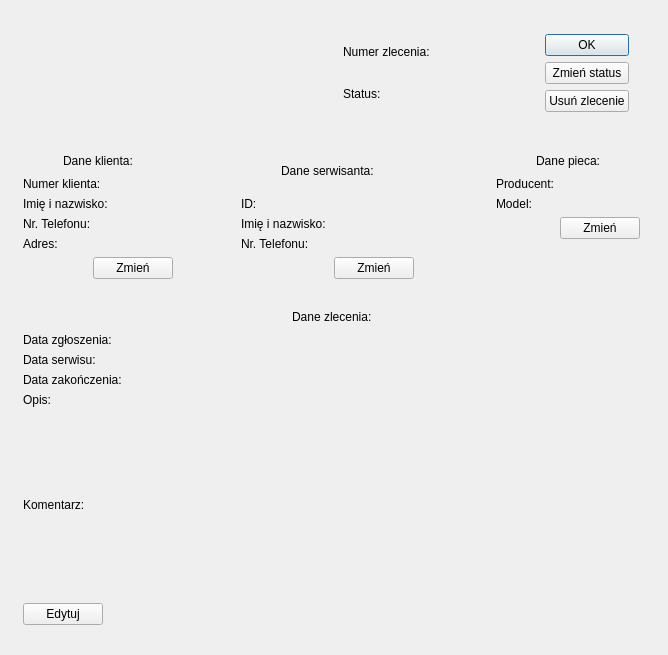
<?xml version="1.0" encoding="UTF-8"?>
<ui version="4.0">
 <class>jobDetailsDialogClass</class>
 <widget class="QDialog" name="jobDetailsDialogClass">
  <property name="geometry">
   <rect>
    <x>0</x>
    <y>0</y>
    <width>668</width>
    <height>655</height>
   </rect>
  </property>
  <property name="windowTitle">
   <string>jobDetailsDialog</string>
  </property>
  <widget class="QWidget" name="layoutWidget">
   <property name="geometry">
    <rect>
     <x>1</x>
     <y>1</y>
     <width>661</width>
     <height>646</height>
    </rect>
   </property>
   <layout class="QGridLayout" name="gridLayout_3">
    <item row="0" column="0">
     <layout class="QVBoxLayout" name="verticalLayout_5">
      <item>
       <widget class="QFrame" name="jobStatusFrame">
        <layout class="QHBoxLayout" name="horizontalLayout_12">
         <item>
          <spacer name="horizontalSpacer_16">
           <property name="orientation">
            <enum>Qt::Orientation::Horizontal</enum>
           </property>
           <property name="sizeHint" stdset="0">
            <size>
             <width>40</width>
             <height>20</height>
            </size>
           </property>
          </spacer>
         </item>
         <item>
          <widget class="QFrame" name="frame">
           <layout class="QHBoxLayout" name="horizontalLayout_11">
            <item>
             <layout class="QGridLayout" name="gridLayout">
              <item row="0" column="0" colspan="2">
               <widget class="QLabel" name="label">
                <property name="text">
                 <string>Numer zlecenia:</string>
                </property>
               </widget>
              </item>
              <item row="0" column="2">
               <widget class="QLabel" name="jobIdLabel">
                <property name="text">
                 <string>&lt;brak&gt;</string>
                </property>
               </widget>
              </item>
              <item row="1" column="0">
               <widget class="QLabel" name="label_20">
                <property name="text">
                 <string>Status:</string>
                </property>
               </widget>
              </item>
              <item row="1" column="1" colspan="2">
               <widget class="QLabel" name="jobStatusLabel">
                <property name="text">
                 <string>&lt;brak statusu&gt;</string>
                </property>
               </widget>
              </item>
             </layout>
            </item>
            <item>
             <spacer name="horizontalSpacer_15">
              <property name="orientation">
               <enum>Qt::Orientation::Horizontal</enum>
              </property>
              <property name="sizeHint" stdset="0">
               <size>
                <width>40</width>
                <height>20</height>
               </size>
              </property>
             </spacer>
            </item>
            <item>
             <layout class="QGridLayout" name="gridLayout_2">
              <item row="0" column="0">
               <widget class="QPushButton" name="okButton">
                <property name="text">
                 <string>OK</string>
                </property>
               </widget>
              </item>
              <item row="1" column="0">
               <widget class="QPushButton" name="changeStatusButton">
                <property name="text">
                 <string>Zmień status</string>
                </property>
               </widget>
              </item>
              <item row="2" column="0">
               <widget class="QPushButton" name="deleteButton">
                <property name="text">
                 <string>Usuń zlecenie</string>
                </property>
               </widget>
              </item>
             </layout>
            </item>
           </layout>
          </widget>
         </item>
        </layout>
       </widget>
      </item>
      <item>
       <spacer name="verticalSpacer_2">
        <property name="orientation">
         <enum>Qt::Orientation::Vertical</enum>
        </property>
        <property name="sizeHint" stdset="0">
         <size>
          <width>20</width>
          <height>40</height>
         </size>
        </property>
       </spacer>
      </item>
      <item>
       <layout class="QHBoxLayout" name="horizontalLayout_9">
        <item>
         <layout class="QHBoxLayout" name="horizontalLayout_10">
          <item>
           <widget class="QFrame" name="jobCustomerFrame">
            <layout class="QVBoxLayout" name="verticalLayout">
             <item>
              <layout class="QHBoxLayout" name="horizontalLayout_2">
               <item>
                <spacer name="horizontalSpacer_3">
                 <property name="orientation">
                  <enum>Qt::Orientation::Horizontal</enum>
                 </property>
                 <property name="sizeHint" stdset="0">
                  <size>
                   <width>40</width>
                   <height>20</height>
                  </size>
                 </property>
                </spacer>
               </item>
               <item>
                <widget class="QLabel" name="label_5">
                 <property name="text">
                  <string>Dane klienta:</string>
                 </property>
                </widget>
               </item>
               <item>
                <spacer name="horizontalSpacer_2">
                 <property name="orientation">
                  <enum>Qt::Orientation::Horizontal</enum>
                 </property>
                 <property name="sizeHint" stdset="0">
                  <size>
                   <width>40</width>
                   <height>20</height>
                  </size>
                 </property>
                </spacer>
               </item>
              </layout>
             </item>
             <item>
              <layout class="QFormLayout" name="formLayout_2">
               <item row="0" column="0">
                <widget class="QLabel" name="label_7">
                 <property name="text">
                  <string>Numer klienta:</string>
                 </property>
                </widget>
               </item>
               <item row="0" column="1">
                <widget class="QLabel" name="customerIdLabel">
                 <property name="text">
                  <string>&lt;id klienta&gt;</string>
                 </property>
                </widget>
               </item>
               <item row="1" column="0">
                <widget class="QLabel" name="label_2">
                 <property name="text">
                  <string>Imię i nazwisko:</string>
                 </property>
                </widget>
               </item>
               <item row="1" column="1">
                <widget class="QLabel" name="customerNameLabel">
                 <property name="text">
                  <string>&lt;nazwa klienta&gt;</string>
                 </property>
                </widget>
               </item>
               <item row="2" column="0">
                <widget class="QLabel" name="label_4">
                 <property name="text">
                  <string>Nr. Telefonu:</string>
                 </property>
                </widget>
               </item>
               <item row="2" column="1">
                <widget class="QLabel" name="customerPhoneLabel">
                 <property name="text">
                  <string>&lt;tel. klienta&gt;</string>
                 </property>
                </widget>
               </item>
               <item row="3" column="0">
                <widget class="QLabel" name="label_3">
                 <property name="text">
                  <string>Adres:</string>
                 </property>
                </widget>
               </item>
               <item row="3" column="1">
                <widget class="QLabel" name="customerAddressLabel">
                 <property name="text">
                  <string>&lt;adr. klienta&gt;</string>
                 </property>
                </widget>
               </item>
              </layout>
             </item>
             <item>
              <layout class="QHBoxLayout" name="horizontalLayout">
               <item>
                <spacer name="horizontalSpacer">
                 <property name="orientation">
                  <enum>Qt::Orientation::Horizontal</enum>
                 </property>
                 <property name="sizeHint" stdset="0">
                  <size>
                   <width>40</width>
                   <height>20</height>
                  </size>
                 </property>
                </spacer>
               </item>
               <item>
                <widget class="QPushButton" name="customerChangeButton">
                 <property name="text">
                  <string>Zmień</string>
                 </property>
                </widget>
               </item>
              </layout>
             </item>
            </layout>
           </widget>
          </item>
          <item>
           <spacer name="horizontalSpacer_13">
            <property name="orientation">
             <enum>Qt::Orientation::Horizontal</enum>
            </property>
            <property name="sizeHint" stdset="0">
             <size>
              <width>40</width>
              <height>20</height>
             </size>
            </property>
           </spacer>
          </item>
          <item>
           <widget class="QFrame" name="jobWorkerFrame">
            <layout class="QVBoxLayout" name="verticalLayout_3">
             <item>
              <layout class="QHBoxLayout" name="horizontalLayout_5">
               <item>
                <spacer name="horizontalSpacer_7">
                 <property name="orientation">
                  <enum>Qt::Orientation::Horizontal</enum>
                 </property>
                 <property name="sizeHint" stdset="0">
                  <size>
                   <width>40</width>
                   <height>20</height>
                  </size>
                 </property>
                </spacer>
               </item>
               <item>
                <widget class="QLabel" name="label_12">
                 <property name="text">
                  <string>Dane serwisanta:</string>
                 </property>
                </widget>
               </item>
               <item>
                <spacer name="horizontalSpacer_8">
                 <property name="orientation">
                  <enum>Qt::Orientation::Horizontal</enum>
                 </property>
                 <property name="sizeHint" stdset="0">
                  <size>
                   <width>40</width>
                   <height>20</height>
                  </size>
                 </property>
                </spacer>
               </item>
              </layout>
             </item>
             <item>
              <layout class="QFormLayout" name="formLayout_4">
               <item row="0" column="0">
                <widget class="QLabel" name="label_15">
                 <property name="text">
                  <string>ID:</string>
                 </property>
                </widget>
               </item>
               <item row="0" column="1">
                <widget class="QLabel" name="workerIdLabel">
                 <property name="text">
                  <string>&lt;id serwisanta&gt;</string>
                 </property>
                </widget>
               </item>
               <item row="1" column="0">
                <widget class="QLabel" name="label_13">
                 <property name="text">
                  <string>Imię i nazwisko:</string>
                 </property>
                </widget>
               </item>
               <item row="1" column="1">
                <widget class="QLabel" name="workerNameLabel">
                 <property name="text">
                  <string>&lt;nazwa serwianta&gt;</string>
                 </property>
                </widget>
               </item>
               <item row="2" column="0">
                <widget class="QLabel" name="label_14">
                 <property name="text">
                  <string>Nr. Telefonu:</string>
                 </property>
                </widget>
               </item>
               <item row="2" column="1">
                <widget class="QLabel" name="workerPhoneLabel">
                 <property name="text">
                  <string>&lt;tel. serwisanta&gt;</string>
                 </property>
                </widget>
               </item>
              </layout>
             </item>
             <item>
              <layout class="QHBoxLayout" name="horizontalLayout_6">
               <item>
                <spacer name="horizontalSpacer_9">
                 <property name="orientation">
                  <enum>Qt::Orientation::Horizontal</enum>
                 </property>
                 <property name="sizeHint" stdset="0">
                  <size>
                   <width>40</width>
                   <height>20</height>
                  </size>
                 </property>
                </spacer>
               </item>
               <item>
                <widget class="QPushButton" name="workerChangeButton">
                 <property name="text">
                  <string>Zmień</string>
                 </property>
                </widget>
               </item>
              </layout>
             </item>
            </layout>
           </widget>
          </item>
         </layout>
        </item>
        <item>
         <spacer name="horizontalSpacer_14">
          <property name="orientation">
           <enum>Qt::Orientation::Horizontal</enum>
          </property>
          <property name="sizeHint" stdset="0">
           <size>
            <width>40</width>
            <height>20</height>
           </size>
          </property>
         </spacer>
        </item>
        <item>
         <widget class="QFrame" name="jobFurnacesFrame">
          <layout class="QVBoxLayout" name="jobFurnaceFrame">
           <item>
            <layout class="QVBoxLayout" name="verticalLayout_2">
             <item>
              <layout class="QHBoxLayout" name="horizontalLayout_3">
               <item>
                <spacer name="horizontalSpacer_4">
                 <property name="orientation">
                  <enum>Qt::Orientation::Horizontal</enum>
                 </property>
                 <property name="sizeHint" stdset="0">
                  <size>
                   <width>40</width>
                   <height>20</height>
                  </size>
                 </property>
                </spacer>
               </item>
               <item>
                <widget class="QLabel" name="label_6">
                 <property name="text">
                  <string>Dane pieca:</string>
                 </property>
                </widget>
               </item>
               <item>
                <spacer name="horizontalSpacer_5">
                 <property name="orientation">
                  <enum>Qt::Orientation::Horizontal</enum>
                 </property>
                 <property name="sizeHint" stdset="0">
                  <size>
                   <width>40</width>
                   <height>20</height>
                  </size>
                 </property>
                </spacer>
               </item>
              </layout>
             </item>
             <item>
              <layout class="QFormLayout" name="formLayout_3">
               <item row="0" column="0">
                <widget class="QLabel" name="label_9">
                 <property name="text">
                  <string>Producent:</string>
                 </property>
                </widget>
               </item>
               <item row="0" column="1">
                <widget class="QLabel" name="furnaceManufacturerLabel">
                 <property name="text">
                  <string>&lt;producent pieca&gt;</string>
                 </property>
                </widget>
               </item>
               <item row="1" column="0">
                <widget class="QLabel" name="label_8">
                 <property name="text">
                  <string>Model:</string>
                 </property>
                </widget>
               </item>
               <item row="1" column="1">
                <widget class="QLabel" name="furnaceModelLabel">
                 <property name="text">
                  <string>&lt;model pieca&gt;</string>
                 </property>
                </widget>
               </item>
              </layout>
             </item>
             <item>
              <layout class="QHBoxLayout" name="horizontalLayout_4">
               <item>
                <spacer name="horizontalSpacer_6">
                 <property name="orientation">
                  <enum>Qt::Orientation::Horizontal</enum>
                 </property>
                 <property name="sizeHint" stdset="0">
                  <size>
                   <width>40</width>
                   <height>20</height>
                  </size>
                 </property>
                </spacer>
               </item>
               <item>
                <widget class="QPushButton" name="furnaceChangeButton">
                 <property name="text">
                  <string>Zmień</string>
                 </property>
                </widget>
               </item>
              </layout>
             </item>
            </layout>
           </item>
           <item>
            <spacer name="verticalSpacer">
             <property name="orientation">
              <enum>Qt::Orientation::Vertical</enum>
             </property>
             <property name="sizeHint" stdset="0">
              <size>
               <width>20</width>
               <height>40</height>
              </size>
             </property>
            </spacer>
           </item>
          </layout>
         </widget>
        </item>
       </layout>
      </item>
     </layout>
    </item>
    <item row="1" column="0">
     <widget class="QFrame" name="jobDetailsFrame">
      <layout class="QVBoxLayout" name="verticalLayout_6">
       <item>
        <layout class="QHBoxLayout" name="horizontalLayout_7">
         <item>
          <spacer name="horizontalSpacer_10">
           <property name="orientation">
            <enum>Qt::Orientation::Horizontal</enum>
           </property>
           <property name="sizeHint" stdset="0">
            <size>
             <width>40</width>
             <height>20</height>
            </size>
           </property>
          </spacer>
         </item>
         <item>
          <widget class="QLabel" name="label_10">
           <property name="text">
            <string>Dane zlecenia:</string>
           </property>
          </widget>
         </item>
         <item>
          <spacer name="horizontalSpacer_11">
           <property name="orientation">
            <enum>Qt::Orientation::Horizontal</enum>
           </property>
           <property name="sizeHint" stdset="0">
            <size>
             <width>40</width>
             <height>20</height>
            </size>
           </property>
          </spacer>
         </item>
        </layout>
       </item>
       <item>
        <layout class="QHBoxLayout" name="horizontalLayout_13">
         <item>
          <layout class="QGridLayout" name="gridLayout_4">
           <item row="0" column="0">
            <widget class="QLabel" name="label_11">
             <property name="text">
              <string>Data zgłoszenia:</string>
             </property>
            </widget>
           </item>
           <item row="0" column="1">
            <widget class="QLabel" name="jobBeginDateLabel">
             <property name="text">
              <string>&lt;brak&gt;</string>
             </property>
            </widget>
           </item>
           <item row="1" column="0">
            <widget class="QLabel" name="label_16">
             <property name="text">
              <string>Data serwisu:</string>
             </property>
            </widget>
           </item>
           <item row="2" column="1">
            <widget class="QLabel" name="jobEndLabel">
             <property name="text">
              <string>&lt;brak&gt;</string>
             </property>
            </widget>
           </item>
           <item row="2" column="0">
            <widget class="QLabel" name="label_17">
             <property name="text">
              <string>Data zakończenia:</string>
             </property>
            </widget>
           </item>
           <item row="1" column="1">
            <widget class="QLabel" name="jobServiceDateLabel">
             <property name="text">
              <string>&lt;brak&gt;</string>
             </property>
            </widget>
           </item>
          </layout>
         </item>
         <item>
          <spacer name="horizontalSpacer_17">
           <property name="orientation">
            <enum>Qt::Orientation::Horizontal</enum>
           </property>
           <property name="sizeHint" stdset="0">
            <size>
             <width>40</width>
             <height>20</height>
            </size>
           </property>
          </spacer>
         </item>
        </layout>
       </item>
       <item>
        <layout class="QHBoxLayout" name="horizontalLayout_14">
         <item>
          <widget class="QLabel" name="label_18">
           <property name="sizePolicy">
            <sizepolicy hsizetype="Fixed" vsizetype="Preferred">
             <horstretch>0</horstretch>
             <verstretch>0</verstretch>
            </sizepolicy>
           </property>
           <property name="text">
            <string>Opis:</string>
           </property>
           <property name="alignment">
            <set>Qt::AlignmentFlag::AlignLeading|Qt::AlignmentFlag::AlignLeft|Qt::AlignmentFlag::AlignTop</set>
           </property>
          </widget>
         </item>
         <item>
          <widget class="QLabel" name="jobDescriptionLabel">
           <property name="minimumSize">
            <size>
             <width>400</width>
             <height>100</height>
            </size>
           </property>
           <property name="text">
            <string>&lt;brak&gt;</string>
           </property>
           <property name="alignment">
            <set>Qt::AlignmentFlag::AlignLeading|Qt::AlignmentFlag::AlignLeft|Qt::AlignmentFlag::AlignTop</set>
           </property>
          </widget>
         </item>
        </layout>
       </item>
       <item>
        <layout class="QHBoxLayout" name="horizontalLayout_15">
         <item>
          <widget class="QLabel" name="label_19">
           <property name="sizePolicy">
            <sizepolicy hsizetype="Fixed" vsizetype="Preferred">
             <horstretch>0</horstretch>
             <verstretch>0</verstretch>
            </sizepolicy>
           </property>
           <property name="text">
            <string>Komentarz:</string>
           </property>
           <property name="alignment">
            <set>Qt::AlignmentFlag::AlignLeading|Qt::AlignmentFlag::AlignLeft|Qt::AlignmentFlag::AlignTop</set>
           </property>
          </widget>
         </item>
         <item>
          <widget class="QLabel" name="jobCommentLabel">
           <property name="minimumSize">
            <size>
             <width>400</width>
             <height>100</height>
            </size>
           </property>
           <property name="text">
            <string>&lt;brak&gt;</string>
           </property>
           <property name="alignment">
            <set>Qt::AlignmentFlag::AlignLeading|Qt::AlignmentFlag::AlignLeft|Qt::AlignmentFlag::AlignTop</set>
           </property>
          </widget>
         </item>
        </layout>
       </item>
       <item>
        <layout class="QHBoxLayout" name="horizontalLayout_8">
         <item>
          <widget class="QPushButton" name="jobDataChangeButton">
           <property name="text">
            <string>Edytuj</string>
           </property>
          </widget>
         </item>
         <item>
          <spacer name="horizontalSpacer_12">
           <property name="orientation">
            <enum>Qt::Orientation::Horizontal</enum>
           </property>
           <property name="sizeHint" stdset="0">
            <size>
             <width>40</width>
             <height>20</height>
            </size>
           </property>
          </spacer>
         </item>
        </layout>
       </item>
      </layout>
     </widget>
    </item>
   </layout>
  </widget>
 </widget>
 <layoutdefault spacing="6" margin="11"/>
 <resources/>
 <connections/>
</ui>
